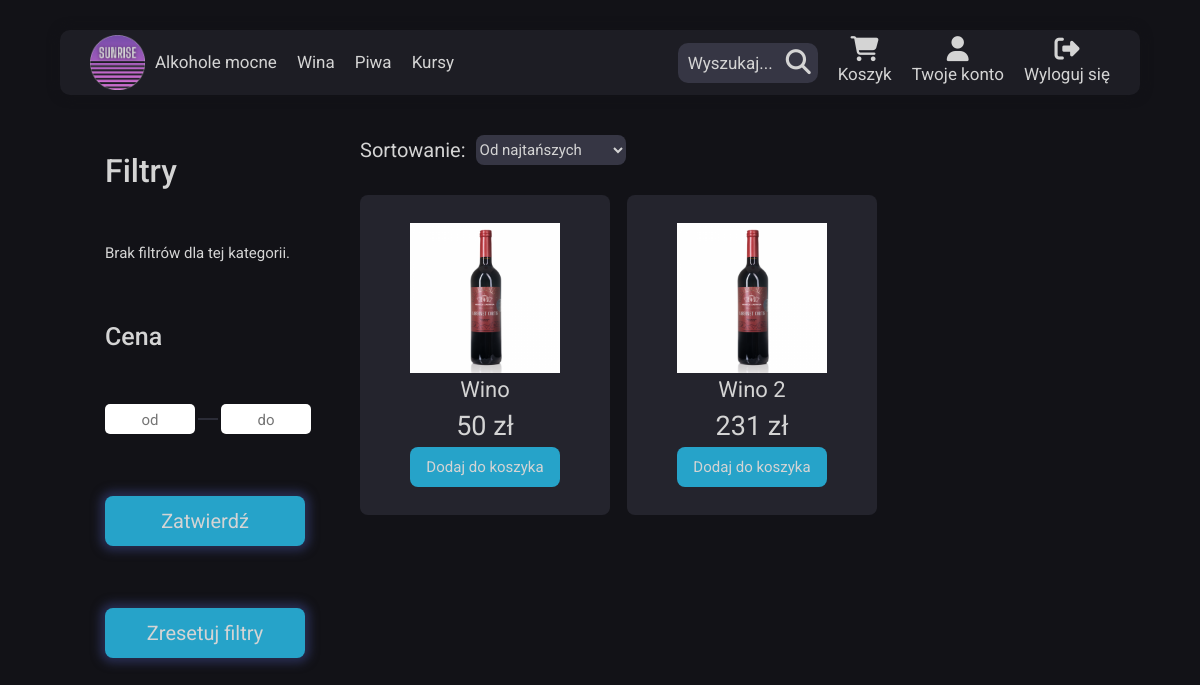
The page /html/category_pages/wine-dry.php (signed in) on the database its author committed.
### tables this page shows
CREATE TABLE `product` (
  `id` int(11) NOT NULL,
  `product_name` varchar(50) NOT NULL,
  `category_id` int(11) NOT NULL,
  `price` float NOT NULL,
  `description` text NOT NULL,
  `stock` int(11) NOT NULL,
  `photo_id` int(11) NOT NULL
);

CREATE TABLE `photos` (
  `id` int(11) NOT NULL,
  `path` varchar(255) NOT NULL
);

### html/category_pages/wine-dry.php (the view, shortened to what this page needs)
<!DOCTYPE html>
<html lang="pl">
  <head>
    <link href="https://cdn.jsdelivr.net/npm/bootstrap@5.3.2/dist/css/bootstrap.min.css" rel="stylesheet">
    <link rel="stylesheet" href="../../css/main.css" />
  </head>
  <body>
  <?php
      include './menu_component.php';
      echo $nav
    ?>
    <main class="productCategories">
      <?php
      include './product_filter.php';
      echo $filters;
    ?>
      <section class="products__right">
          <div class="products__sortSection">
            <p class="products__sortSection--p">Sortowanie:</p>
            <select name="sort" id="sort" class="products__sortSection--select">
                <option value="price-asc">Od najtańszych</option>
            </select>
        </div>
        <div class="products__productContainer">
        <?php
          require_once('../../php/dblogin.php');
          $sql = 'select id from category where category_name like "wino wytrawne"';
          $stmt = $pdo -> prepare($sql);
          $stmt -> execute();
          $category_id = $stmt -> fetchColumn();
          $sql = 'select product.id, product_name, price, path from product inner join photos on product.photo_id = photos.id where category_id = ?';
          $query = $pdo -> prepare($sql);
          $query -> execute([$category_id]);
          while($row = $query -> fetch()):
            $filename = str_replace(' ', '-', $row['product_name']);
        ?>
          <a href="../products/<?=$filename?>.php" class="products__product" id="<?=$row['id']?>">
            <img src="<?=$row['path']?>" alt="" class="products__product--image">
            <p class="products__product--name"><?=$row['product_name']?></p>
            <p class="products__product--price"><?=$row['price']?> zł</p>
            <button class="products__product--addToCart">Dodaj do koszyka</button>
          </a>
          <?php endwhile;?>
        </div>
      </section>
    </main>
  </body>
</html>

### css/main.css (style rules this page uses)
*, *::before, *::after { box-sizing: border-box; margin: 0; padding: 0; }
* { scrollbar-width: none; scrollbar-color: #d4d4d4 #121217; }
html { font-size: 62.5%; scroll-behavior: smooth; }
body { min-height: 100%; display: flex; flex-direction: column; font-family: "Roboto", sans-serif; color: #d4d4d4; background-color: #121217; }
a { text-decoration: none; }
p { font-size: 1.8rem; }
p { font-size: 1.5rem; }
.productCategories { display: flex; width: 100%; height: 100vh; }
.products__right { height: 100%; width: 70%; display: flex; flex-direction: column; justify-content: center; }
.products__sortSection { width: 100%; height: 50px; display: flex; justify-content: flex-start; align-items: center; margin-bottom: 20px; }
.products__sortSection--p { font-size: 2rem; margin: 0; margin-right: 10px; }
.products__sortSection--select { width: 150px; height: 30px; font-size: 1.5rem; background-color: #363644; color: #d4d4d4; border-radius: 8px; border: none; }
.products__productContainer { height: 60%; width: 90%; display: flex; flex-wrap: wrap; gap: 17px; }
.products__product { width: 250px; height: 320px; display: flex; flex-direction: column; align-items: center; justify-content: center; background-color: #24242d; border-radius: 8px; transition: box-shadow 0.3s; cursor: pointer; }
.products__product--image { width: 150px; height: 150px; }
.products__product--name { color: #d4d4d4; font-size: 2.2rem; margin: 0; }
.products__product--price { color: #d4d4d4; font-size: 2.7rem; margin: 0; }
.products__product--addToCart { width: 150px; height: 40px; display: flex; align-items: center; justify-content: center; font-size: 1.5rem; color: #d4d4d4; background-color: rgb(38, 163, 201); border-radius: 8px; border: none; transition: transform 0.3s; }

### rows shown on the page
product: photo.path (placeholder picture), product_name "Wino", price "50"
product: photo.path (picture), product_name "Wino 2", price "231"
